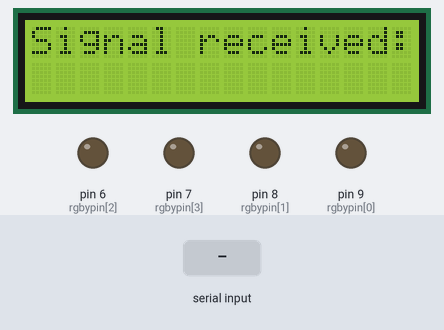
Bench run of a sketch on a simulated Arduino Uno, built with avr-gcc and run on an emulated ATmega328P. Shown: 16×2 character LCD, output pins drawn as LEDs (lit = HIGH). Inputs (shaded band) come from the test bench.

Above: at 1.2 s.
1.3 s: "B" received over Serial
At 2.2 s:
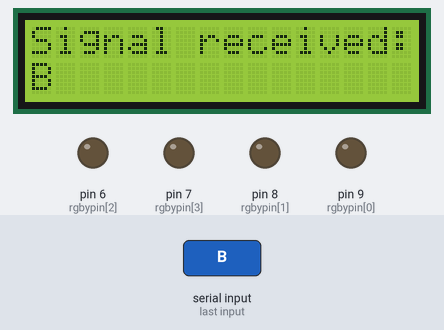
2.9 s: "A" received over Serial
At 3.3 s:
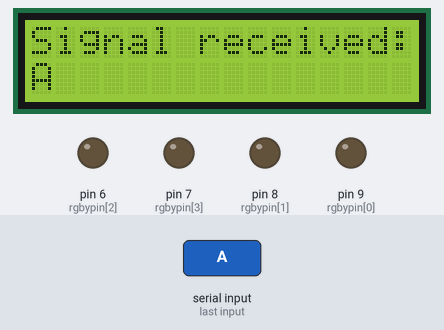
4.5 s: "X" received over Serial
At 5.8 s:
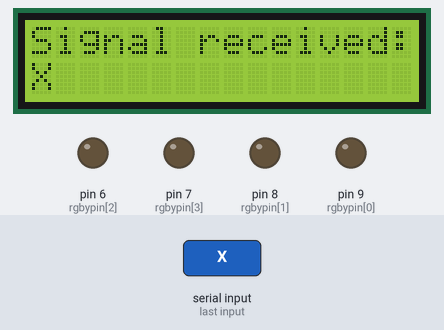
6.1 s: "Y" received over Serial
At 7.0 s:
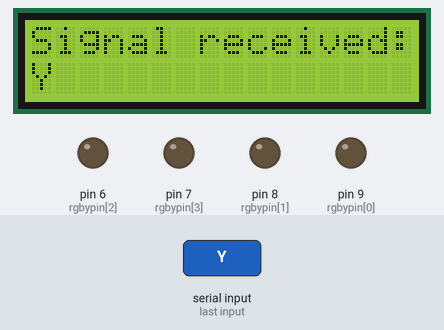
Timing chart, 0 to 8.7 s (numbered marks = the images above; inputs shaded):
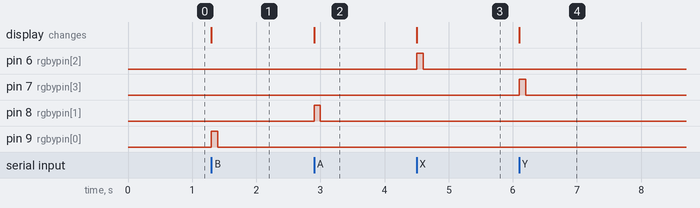

Measured:
- after the input at 1.3 s, pin 9 (rgbypin[0]): LOW → HIGH at once, → LOW 0.10 s later; the display: changes at once (image 1)
- after the input at 2.9 s, pin 8 (rgbypin[1]): LOW → HIGH at once, → LOW 0.10 s later; the display: changes at once (image 2)
- after the input at 4.5 s, pin 6 (rgbypin[2]): LOW → HIGH at once, → LOW 0.10 s later; the display: changes at once (image 3)
- after the input at 6.1 s, pin 7 (rgbypin[3]): LOW → HIGH at once, → LOW 0.10 s later; the display: changes at once (image 4)

The sketch:

xpad_ard.ino
```cpp
#include <LiquidCrystal.h>


//display pins
const int rs = 12, en = 11, d4 = 5, d5 = 4, d6 = 3, d7 = 2;
LiquidCrystal lcd(rs, en, d4, d5, d6, d7);

int rgbypin [4] = {9,8,6,7};
unsigned long rgbyrefr [4] = {0,0,0,0};

//for serial comms
int serin;

void setup() {
  // put your setup code here, to run once:
  Serial.begin(9600);
  while (Serial.available()>0){
    serin = Serial.read();
  }
  lcd.begin(16, 2);
  lcd.leftToRight();
  lcd.setCursor(0,0);
  lcd.print("Signal received:");
  lcd.setCursor(0,1);
  for(int i = 0; i < 4; i++){
    pinMode(rgbypin[i], OUTPUT);
  }

  /*pinMode(rgbypin[0], OUTPUT);
  pinMode(greenpin, OUTPUT);
  pinMode(bluepin, OUTPUT);
  pinMode(yellowpin, OUTPUT);*/
}

void loop() {
  if (Serial.available()>0){
    serin = Serial.read();
    lcd.print(char(serin));
    if (char(serin) == 'B'){
      digitalWrite(rgbypin[0], HIGH);
      rgbyrefr[0] = millis();
    }
    if (char(serin) == 'A'){
      digitalWrite(rgbypin[1], HIGH);
      rgbyrefr[1] = millis();
    }
    if (char(serin) == 'X'){
      digitalWrite(rgbypin[2], HIGH);
      rgbyrefr[2] = millis();
    }
    if (char(serin) == 'Y'){
      digitalWrite(rgbypin[3], HIGH);
      rgbyrefr[3] = millis();
    }
  }
  //led resets
  led_resets(rgbypin, rgbyrefr);
  lcd.setCursor(0,1);
}

void led_resets(int pins[], unsigned long refr[]){
  for(int i = 0; i < 4; i++){
    if(millis() - refr[i] > 100){
      digitalWrite(pins[i], LOW);
    }
  }
}
```
